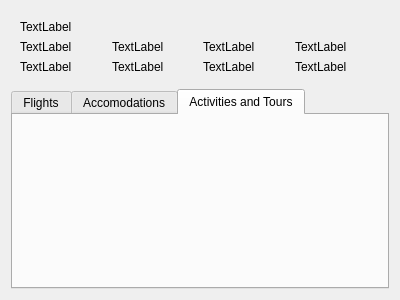
<?xml version="1.0" encoding="UTF-8"?>
<ui version="4.0">
 <class>TabViewInfo</class>
 <widget class="QWidget" name="TabViewInfo">
  <property name="geometry">
   <rect>
    <x>0</x>
    <y>0</y>
    <width>400</width>
    <height>300</height>
   </rect>
  </property>
  <property name="windowTitle">
   <string>Form</string>
  </property>
  <layout class="QVBoxLayout" name="verticalLayout">
   <item>
    <layout class="QVBoxLayout" name="verticalLayout_2">
     <item>
      <widget class="QWidget" name="widget" native="true">
       <property name="minimumSize">
        <size>
         <width>0</width>
         <height>50</height>
        </size>
       </property>
       <layout class="QVBoxLayout" name="verticalLayout_3">
        <item>
         <widget class="QLabel" name="label">
          <property name="text">
           <string>TextLabel</string>
          </property>
         </widget>
        </item>
        <item>
         <layout class="QHBoxLayout" name="horizontalLayout_3">
          <item>
           <layout class="QGridLayout" name="gridLayout_2">
            <item row="0" column="1">
             <widget class="QLabel" name="originCountryLabel">
              <property name="text">
               <string>TextLabel</string>
              </property>
             </widget>
            </item>
            <item row="0" column="0">
             <widget class="QLabel" name="originFlagLabel">
              <property name="text">
               <string>TextLabel</string>
              </property>
             </widget>
            </item>
            <item row="1" column="0">
             <widget class="QLabel" name="originLangLabel">
              <property name="text">
               <string>TextLabel</string>
              </property>
             </widget>
            </item>
            <item row="1" column="1">
             <widget class="QLabel" name="originCurrencyLabel">
              <property name="text">
               <string>TextLabel</string>
              </property>
             </widget>
            </item>
           </layout>
          </item>
          <item>
           <layout class="QGridLayout" name="gridLayout">
            <item row="0" column="1">
             <widget class="QLabel" name="destCountryLabel">
              <property name="text">
               <string>TextLabel</string>
              </property>
             </widget>
            </item>
            <item row="0" column="0">
             <widget class="QLabel" name="destFlagLabel">
              <property name="text">
               <string>TextLabel</string>
              </property>
             </widget>
            </item>
            <item row="1" column="0">
             <widget class="QLabel" name="destlangLabel">
              <property name="text">
               <string>TextLabel</string>
              </property>
             </widget>
            </item>
            <item row="1" column="1">
             <widget class="QLabel" name="destCurrencyLabel">
              <property name="text">
               <string>TextLabel</string>
              </property>
             </widget>
            </item>
           </layout>
          </item>
         </layout>
        </item>
       </layout>
      </widget>
     </item>
     <item>
      <widget class="QTabWidget" name="tabWidget">
       <property name="currentIndex">
        <number>2</number>
       </property>
       <widget class="QWidget" name="flightTab">
        <attribute name="title">
         <string>Flights</string>
        </attribute>
       </widget>
       <widget class="QWidget" name="accomodationsTab">
        <attribute name="title">
         <string>Accomodations</string>
        </attribute>
       </widget>
       <widget class="QWidget" name="activitiesTab">
        <attribute name="title">
         <string>Activities and Tours</string>
        </attribute>
       </widget>
      </widget>
     </item>
    </layout>
   </item>
  </layout>
 </widget>
 <resources/>
 <connections/>
</ui>
